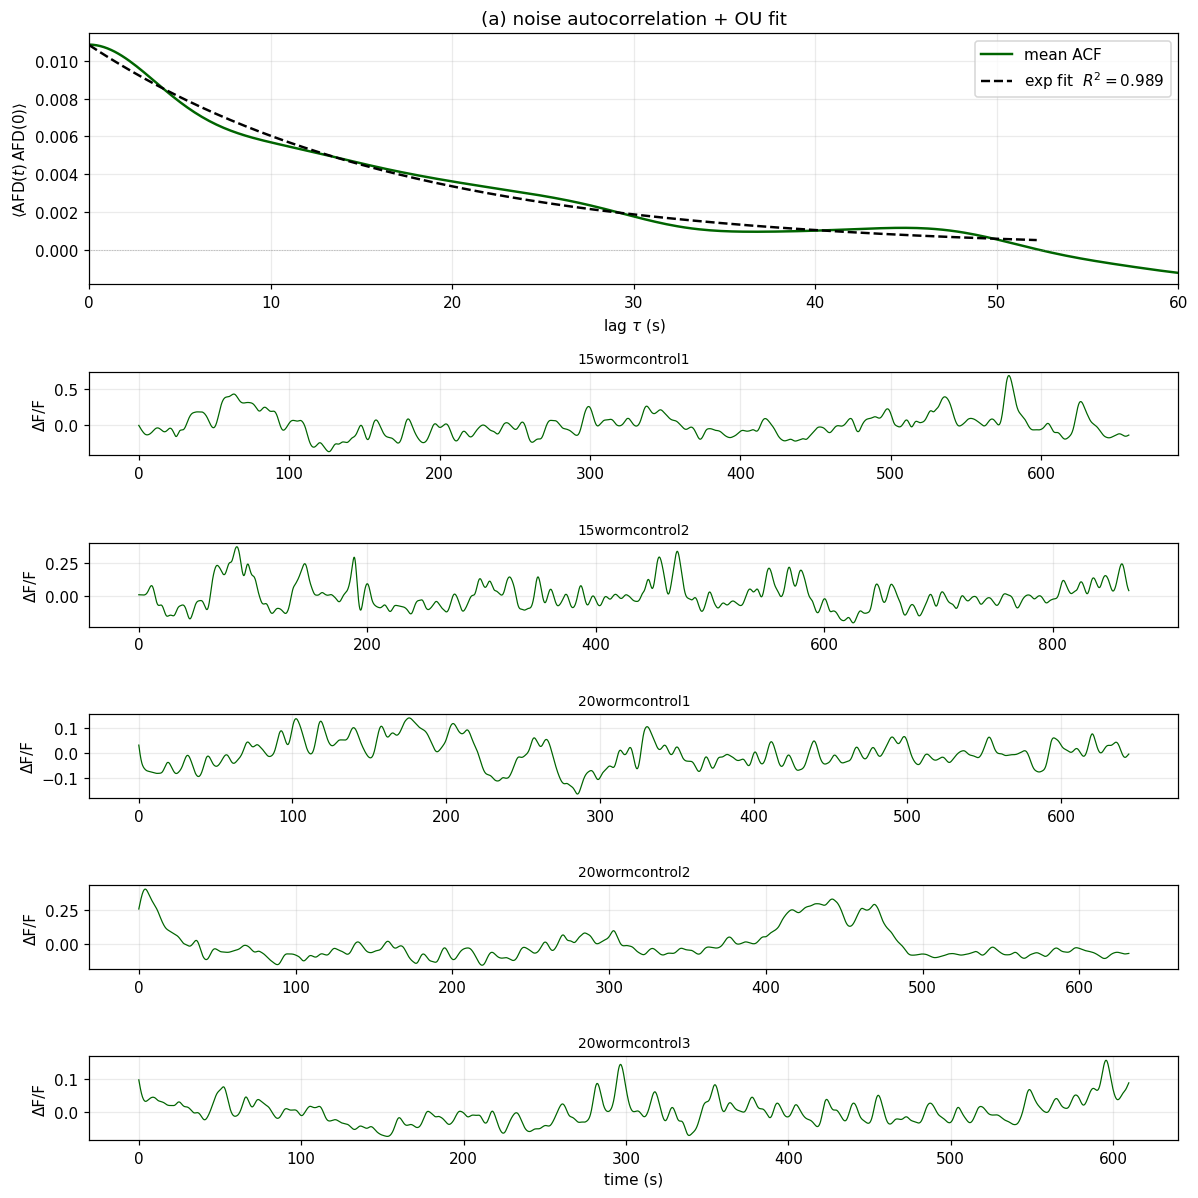

Recreate this plot in Python.
"""Figure S3 — noise measurement from 5 control AFD recordings.

(a) Mean autocorrelation across the 5 controls + single-exponential fit.
    Yields τ_n and σ_n² = D_n · τ_n (Table 1).
(b) Stack of the 5 control ΔF/F traces themselves.
"""
from pathlib import Path
import numpy as np
import pandas as pd
import matplotlib.pyplot as plt
from scipy.optimize import curve_fit

DATA = Path(__file__).resolve().parent / "data" / "afd_dataset.pkl"
OUT = Path(__file__).resolve().parent / "figS3_noise.png"

DT = 0.20
MAX_LAG_S = 60.0


def linear_detrend(x):
    t = np.arange(len(x), dtype=float)
    m, b = np.polyfit(t, x, 1)
    return x - (m * t + b)


def biased_acf(x, max_lag_samples):
    x = x - x.mean()
    full = np.correlate(x, x, mode="full")
    return full[len(x) - 1: len(x) - 1 + max_lag_samples + 1] / len(x)


def main():
    df = pd.read_pickle(DATA)
    controls = sorted(df[df["kind"] == "control"]["name"].unique())
    n = len(controls)
    max_lag = int(round(MAX_LAG_S / DT))
    tau = np.arange(max_lag + 1) * DT

    # --- panel a: mean ACF + exp fit ---
    acfs = [biased_acf(linear_detrend(df.loc[df["name"] == w, "afd"].to_numpy()),
                       max_lag) for w in controls]
    c_mean = np.mean(acfs, axis=0)

    # Fit exp on positive values (truncate at first zero crossing).
    zc = np.where(c_mean <= 0)[0]
    t_max = tau[zc[0] - 1] if len(zc) > 0 and zc[0] > 2 else tau[-1]
    mask = (tau <= t_max) & (c_mean > 0)
    popt, _ = curve_fit(lambda tau_, C0, tc: C0 * np.exp(-tau_ / tc),
                        tau[mask], c_mean[mask],
                        p0=[c_mean[0], 20.0], bounds=([0, 1e-3], [np.inf, 1e4]),
                        maxfev=4000)
    sigma2_n, tau_n = popt
    Dn = sigma2_n / tau_n
    yhat = sigma2_n * np.exp(-tau[mask] / tau_n)
    r2 = 1 - np.var(c_mean[mask] - yhat) / np.var(c_mean[mask])
    print(f"OU fit on mean ACF over {n} controls:")
    print(f"  σ_n² = {sigma2_n:.5f}   τ_n = {tau_n:.2f} s   "
          f"D_n = {Dn:.5e}   R² = {r2:.3f}")

    # --- assemble figure (1 + n rows, panel a on top) ---
    fig = plt.figure(figsize=(11, 3 + 1.6 * n), dpi=110)
    gs = fig.add_gridspec(n + 1, 1, height_ratios=[3.0] + [1.0] * n)

    ax = fig.add_subplot(gs[0])
    ax.plot(tau, c_mean, color="darkgreen", lw=1.6, label="mean ACF")
    ax.plot(tau[mask], sigma2_n * np.exp(-tau[mask] / tau_n),
            "k--", lw=1.6, label=fr"exp fit  $R^2={r2:.3f}$")
    ax.axhline(0, color="gray", lw=0.4, ls=":")
    ax.set_xlabel(r"lag $\tau$ (s)")
    ax.set_ylabel(r"$\langle\mathrm{AFD}(t)\,\mathrm{AFD}(0)\rangle$")
    ax.set_xlim(0, MAX_LAG_S)
    ax.legend(fontsize=10, loc="upper right")
    ax.grid(True, alpha=0.25)
    ax.set_title("(a) noise autocorrelation + OU fit")

    # --- panel b: 5 raw traces stacked ---
    for i, w in enumerate(controls):
        ax = fig.add_subplot(gs[i + 1])
        sub = df[df["name"] == w]
        t = sub["time"].to_numpy()
        a = sub["afd"].to_numpy()
        ax.plot(t, a, color="darkgreen", lw=0.8)
        ax.set_ylabel("ΔF/F")
        ax.set_title(w, fontsize=9)
        ax.grid(True, alpha=0.25)
    ax.set_xlabel("time (s)")

    fig.tight_layout()
    fig.savefig(OUT, bbox_inches="tight")
    print(f"saved {OUT}")


if __name__ == "__main__":
    main()
